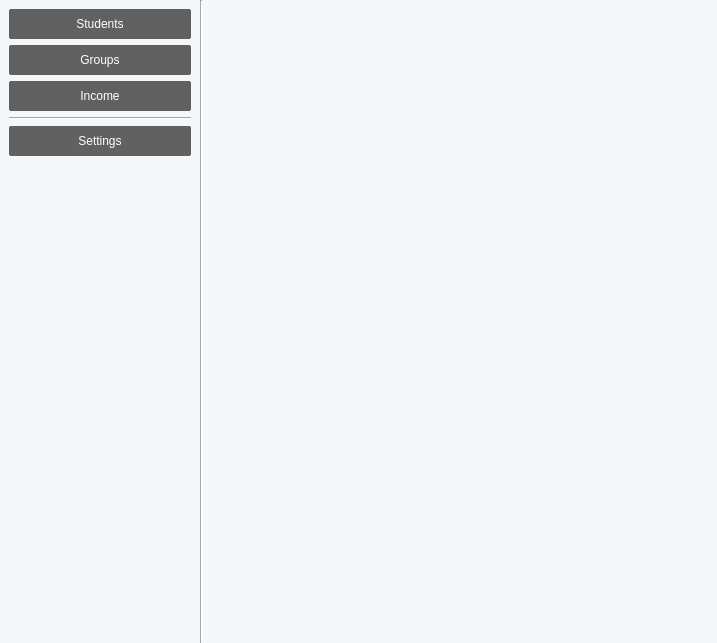
<?xml version="1.0" encoding="UTF-8"?>
<ui version="4.0">
 <class>MainWindow</class>
 <widget class="QMainWindow" name="MainWindow">
  <property name="windowModality">
   <enum>Qt::ApplicationModal</enum>
  </property>
  <property name="geometry">
   <rect>
    <x>0</x>
    <y>0</y>
    <width>717</width>
    <height>643</height>
   </rect>
  </property>
  <property name="windowTitle">
   <string>MainWindow</string>
  </property>
  <property name="autoFillBackground">
   <bool>false</bool>
  </property>
  <property name="styleSheet">
   <string notr="true">background: #F5F8FA;
color: #14171A;
font-family:&quot;Segoe UI&quot;,Roboto,&quot;Helvetica Neue&quot;,Arial,&quot;Noto Sans&quot;,sans-serif,&quot;Apple Color Emoji&quot;,&quot;Segoe UI Emoji&quot;,&quot;Segoe UI Symbol&quot;,&quot;Noto Color Emoji&quot;</string>
  </property>
  <widget class="QWidget" name="centralwidget">
   <layout class="QHBoxLayout" name="horizontalLayout_2">
    <property name="spacing">
     <number>0</number>
    </property>
    <property name="leftMargin">
     <number>0</number>
    </property>
    <property name="topMargin">
     <number>0</number>
    </property>
    <property name="rightMargin">
     <number>0</number>
    </property>
    <property name="bottomMargin">
     <number>0</number>
    </property>
    <item>
     <layout class="QHBoxLayout" name="mainLayout">
      <item>
       <widget class="QWidget" name="leftMenuWidget" native="true">
        <property name="minimumSize">
         <size>
          <width>200</width>
          <height>200</height>
         </size>
        </property>
        <property name="maximumSize">
         <size>
          <width>200</width>
          <height>16777215</height>
         </size>
        </property>
        <property name="autoFillBackground">
         <bool>false</bool>
        </property>
        <property name="styleSheet">
         <string notr="true">QPushButton {
background: #616161;
border-radius: 2px;
color: #fff;
padding: 8px 16px;
}</string>
        </property>
        <layout class="QVBoxLayout" name="verticalLayout">
         <item>
          <widget class="QPushButton" name="studentsTabButton">
           <property name="autoFillBackground">
            <bool>false</bool>
           </property>
           <property name="text">
            <string>Students</string>
           </property>
           <property name="default">
            <bool>true</bool>
           </property>
           <property name="flat">
            <bool>false</bool>
           </property>
          </widget>
         </item>
         <item>
          <widget class="QPushButton" name="groupsTabButton">
           <property name="autoFillBackground">
            <bool>false</bool>
           </property>
           <property name="text">
            <string>Groups</string>
           </property>
           <property name="default">
            <bool>true</bool>
           </property>
           <property name="flat">
            <bool>false</bool>
           </property>
          </widget>
         </item>
         <item>
          <widget class="QPushButton" name="invoicesTabButton">
           <property name="autoFillBackground">
            <bool>false</bool>
           </property>
           <property name="styleSheet">
            <string notr="true"/>
           </property>
           <property name="text">
            <string>Income</string>
           </property>
           <property name="default">
            <bool>true</bool>
           </property>
           <property name="flat">
            <bool>false</bool>
           </property>
          </widget>
         </item>
         <item>
          <widget class="Line" name="line">
           <property name="orientation">
            <enum>Qt::Horizontal</enum>
           </property>
          </widget>
         </item>
         <item>
          <widget class="QPushButton" name="settingsTabButton">
           <property name="autoFillBackground">
            <bool>false</bool>
           </property>
           <property name="text">
            <string>Settings</string>
           </property>
           <property name="default">
            <bool>true</bool>
           </property>
           <property name="flat">
            <bool>false</bool>
           </property>
          </widget>
         </item>
         <item>
          <spacer name="verticalSpacer">
           <property name="orientation">
            <enum>Qt::Vertical</enum>
           </property>
           <property name="sizeType">
            <enum>QSizePolicy::Expanding</enum>
           </property>
           <property name="sizeHint" stdset="0">
            <size>
             <width>20</width>
             <height>402</height>
            </size>
           </property>
          </spacer>
         </item>
        </layout>
       </widget>
      </item>
      <item>
       <widget class="Line" name="line_2">
        <property name="orientation">
         <enum>Qt::Vertical</enum>
        </property>
       </widget>
      </item>
      <item>
       <widget class="QWidget" name="mainWidget" native="true">
        <property name="minimumSize">
         <size>
          <width>500</width>
          <height>600</height>
         </size>
        </property>
        <property name="layoutDirection">
         <enum>Qt::LeftToRight</enum>
        </property>
        <property name="styleSheet">
         <string notr="true"/>
        </property>
        <layout class="QHBoxLayout" name="mainWidgetLayout">
         <property name="sizeConstraint">
          <enum>QLayout::SetDefaultConstraint</enum>
         </property>
         <property name="leftMargin">
          <number>0</number>
         </property>
         <property name="topMargin">
          <number>0</number>
         </property>
         <property name="rightMargin">
          <number>0</number>
         </property>
         <property name="bottomMargin">
          <number>0</number>
         </property>
        </layout>
       </widget>
      </item>
     </layout>
    </item>
   </layout>
  </widget>
  <widget class="QMenuBar" name="menubar">
   <property name="enabled">
    <bool>false</bool>
   </property>
   <property name="geometry">
    <rect>
     <x>0</x>
     <y>0</y>
     <width>717</width>
     <height>21</height>
    </rect>
   </property>
  </widget>
 </widget>
 <resources/>
 <connections/>
</ui>
